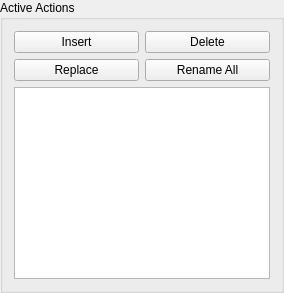
          <widget class="QGroupBox" name="groupBox_18">
           <property name="sizePolicy">
            <sizepolicy hsizetype="Preferred" vsizetype="Expanding">
             <horstretch>0</horstretch>
             <verstretch>0</verstretch>
            </sizepolicy>
           </property>
           <property name="title">
            <string>Active Actions</string>
           </property>
           <layout class="QVBoxLayout" name="verticalLayout_18">
            <item>
             <layout class="QGridLayout" name="gridLayout_20">
              <item row="2" column="2">
               <widget class="QPushButton" name="insert_action_button">
                <property name="sizePolicy">
                 <sizepolicy hsizetype="Preferred" vsizetype="Fixed">
                  <horstretch>0</horstretch>
                  <verstretch>0</verstretch>
                 </sizepolicy>
                </property>
                <property name="text">
                 <string>Insert</string>
                </property>
               </widget>
              </item>
              <item row="4" column="2">
               <widget class="QPushButton" name="replace_action_button">
                <property name="text">
                 <string>Replace</string>
                </property>
               </widget>
              </item>
              <item row="2" column="3">
               <widget class="QPushButton" name="delete_action_button">
                <property name="sizePolicy">
                 <sizepolicy hsizetype="Preferred" vsizetype="Fixed">
                  <horstretch>0</horstretch>
                  <verstretch>0</verstretch>
                 </sizepolicy>
                </property>
                <property name="text">
                 <string>Delete</string>
                </property>
               </widget>
              </item>
              <item row="4" column="3">
               <widget class="QPushButton" name="rename_actions_button">
                <property name="text">
                 <string>Rename All</string>
                </property>
               </widget>
              </item>
             </layout>
            </item>
            <item>
             <layout class="QHBoxLayout" name="horizontalLayout_18">
              <item>
               <widget class="QListWidget" name="active_actions_list">
                <property name="sizePolicy">
                 <sizepolicy hsizetype="Expanding" vsizetype="MinimumExpanding">
                  <horstretch>0</horstretch>
                  <verstretch>0</verstretch>
                 </sizepolicy>
                </property>
                <property name="frameShape">
                 <enum>QFrame::StyledPanel</enum>
                </property>
                <property name="editTriggers">
                 <set>QAbstractItemView::EditKeyPressed</set>
                </property>
                <property name="dragEnabled">
                 <bool>true</bool>
                </property>
                <property name="dragDropMode">
                 <enum>QAbstractItemView::DragDrop</enum>
                </property>
                <property name="defaultDropAction">
                 <enum>Qt::MoveAction</enum>
                </property>
                <property name="alternatingRowColors">
                 <bool>false</bool>
                </property>
                <property name="selectionMode">
                 <enum>QAbstractItemView::ContiguousSelection</enum>
                </property>
               </widget>
              </item>
             </layout>
            </item>
           </layout>
          </widget>
